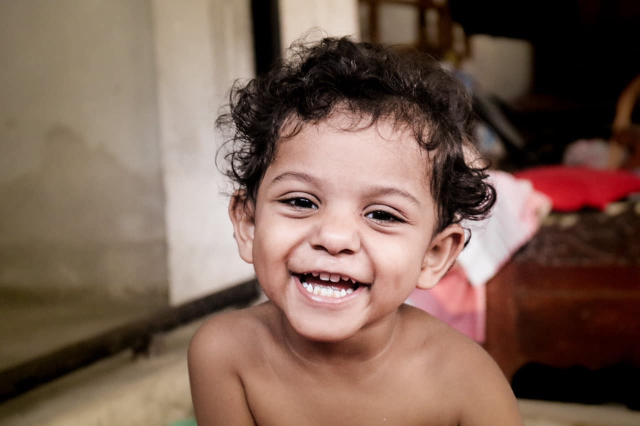
%> input picture babu.jpg, 1280 x 852 px (shown at 1/2 size)
$ octave addimag.m   (GNU Octave 9; MATLAB toolbox functions it lacks are replaced by stand-ins)
%> lines starting %> are read from the running program, lines starting %| are printed output that depends on the picture
a=imread('babu.jpg');
%> a is the input picture: size 852x1280x3 uint8; mean R, G, B 123.2, 96.9, 83.8
b=imread('baba.jpg');
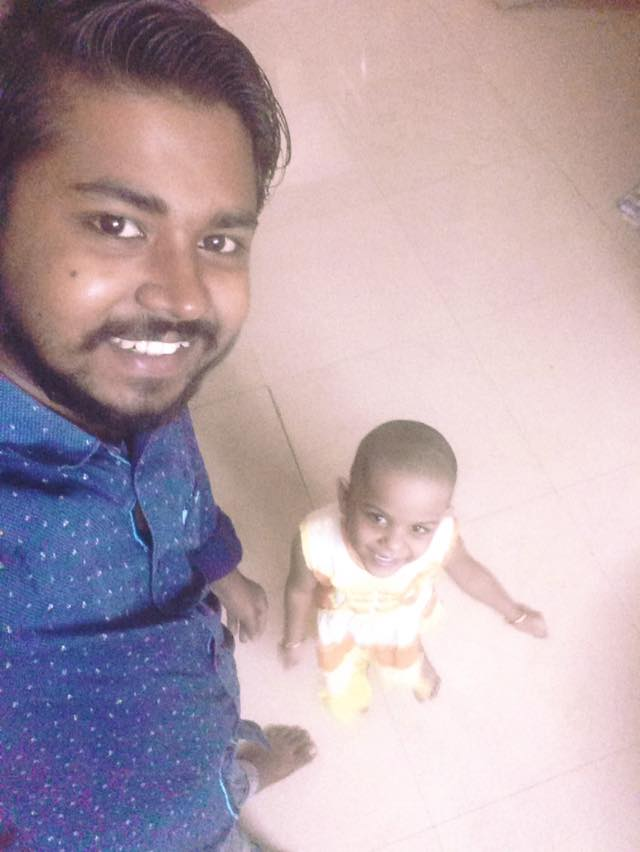
%> input picture baba.jpg, 640 x 852 px
%> b is the input picture: size 852x640x3 uint8; mean R, G, B 183.6, 164.9, 173.6

%image with by default function

p=imresize (a, [400,400]);
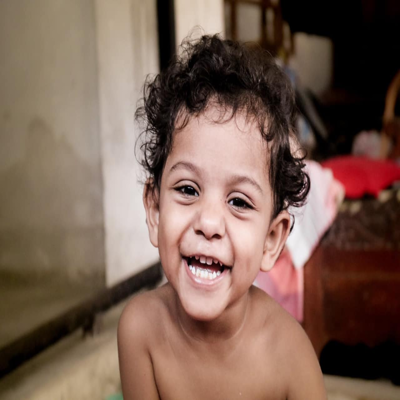
%> p: size 400x400x3 uint8; mean R, G, B 123.2, 96.9, 83.8
q=imresize (b, [400,400]);
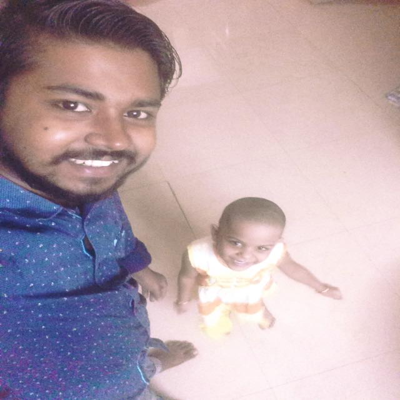
%> q: size 400x400x3 uint8; mean R, G, B 183.6, 164.9, 173.6
r=imadd(p,q);
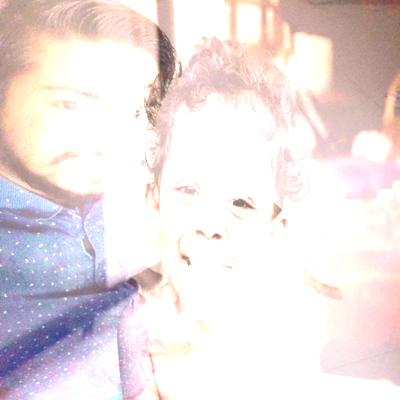
%> r: size 400x400x3 uint8; mean R, G, B 235.5, 224.4, 225.3
subplot(3,1,1),imshow(a),title('first image');
subplot(3,1,2),imshow(b),title('second  image');
subplot(3,1,3),imshow(r),title('add image');
